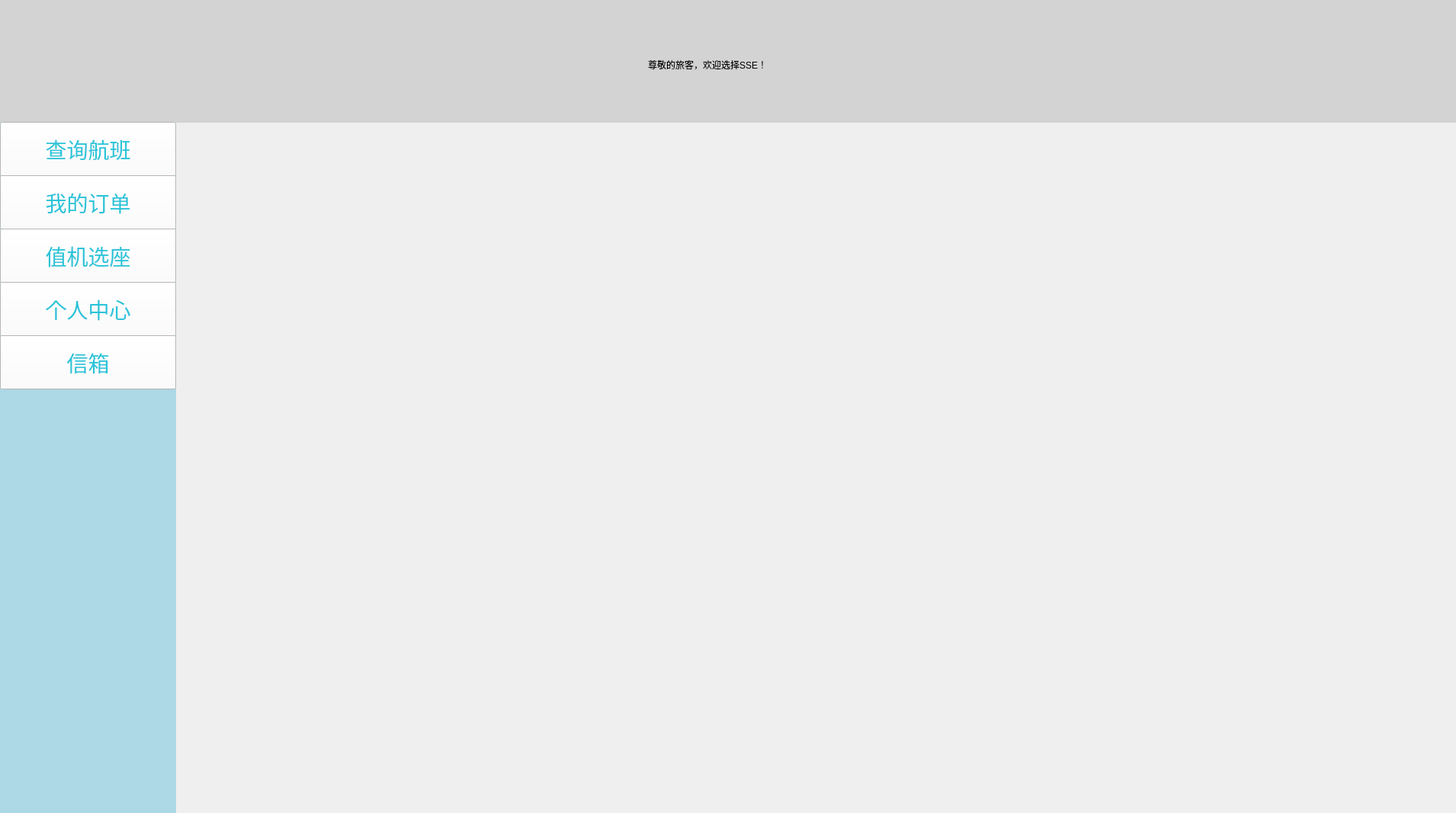
<?xml version="1.0" encoding="UTF-8"?>
<ui version="4.0">
 <class>HomePage</class>
 <widget class="QWidget" name="HomePage">
  <property name="windowModality">
   <enum>Qt::NonModal</enum>
  </property>
  <property name="geometry">
   <rect>
    <x>0</x>
    <y>0</y>
    <width>1910</width>
    <height>1067</height>
   </rect>
  </property>
  <property name="sizePolicy">
   <sizepolicy hsizetype="Maximum" vsizetype="Maximum">
    <horstretch>0</horstretch>
    <verstretch>0</verstretch>
   </sizepolicy>
  </property>
  <property name="windowTitle">
   <string>Form</string>
  </property>
  <property name="styleSheet">
   <string notr="true"/>
  </property>
  <widget class="QStackedWidget" name="stackedWidget">
   <property name="geometry">
    <rect>
     <x>220</x>
     <y>150</y>
     <width>1900</width>
     <height>911</height>
    </rect>
   </property>
   <property name="sizePolicy">
    <sizepolicy hsizetype="Maximum" vsizetype="Maximum">
     <horstretch>0</horstretch>
     <verstretch>0</verstretch>
    </sizepolicy>
   </property>
   <property name="styleSheet">
    <string notr="true"/>
   </property>
   <property name="currentIndex">
    <number>0</number>
   </property>
   <widget class="QWidget" name="page">
    <widget class="QWidget" name="widget_2" native="true">
     <property name="geometry">
      <rect>
       <x>110</x>
       <y>50</y>
       <width>579</width>
       <height>109</height>
      </rect>
     </property>
    </widget>
   </widget>
   <widget class="QWidget" name="page_2"/>
  </widget>
  <widget class="QWidget" name="widget" native="true">
   <property name="geometry">
    <rect>
     <x>0</x>
     <y>0</y>
     <width>1910</width>
     <height>161</height>
    </rect>
   </property>
   <property name="sizePolicy">
    <sizepolicy hsizetype="Maximum" vsizetype="Preferred">
     <horstretch>0</horstretch>
     <verstretch>0</verstretch>
    </sizepolicy>
   </property>
   <property name="styleSheet">
    <string notr="true">background-color: lightgrey;</string>
   </property>
   <widget class="QLabel" name="userLabel">
    <property name="geometry">
     <rect>
      <x>850</x>
      <y>30</y>
      <width>421</width>
      <height>109</height>
     </rect>
    </property>
    <property name="text">
     <string>尊敬的旅客，欢迎选择SSE！</string>
    </property>
   </widget>
   <widget class="QLabel" name="label_2">
    <property name="geometry">
     <rect>
      <x>0</x>
      <y>0</y>
      <width>231</width>
      <height>161</height>
     </rect>
    </property>
    <property name="styleSheet">
     <string notr="true">QLabel {
    border-image: url(:/new/prefix1/images/logo.jpg);
    border: 2px solid lightgrey;
}
</string>
    </property>
    <property name="text">
     <string/>
    </property>
   </widget>
  </widget>
  <widget class="QWidget" name="widget_3" native="true">
   <property name="geometry">
    <rect>
     <x>0</x>
     <y>160</y>
     <width>231</width>
     <height>911</height>
    </rect>
   </property>
   <property name="styleSheet">
    <string notr="true">background-color: lightblue;</string>
   </property>
   <widget class="QPushButton" name="searchFlightButton">
    <property name="geometry">
     <rect>
      <x>0</x>
      <y>0</y>
      <width>231</width>
      <height>71</height>
     </rect>
    </property>
    <property name="styleSheet">
     <string notr="true">QPushButton {
    font-family: &quot;Microsoft YaHei&quot;;
    font-size: 28px;
    color: #2AC4D9;
background-color:white;


}
QPushButton:hover {
background-color:#FAC85C;
}</string>
    </property>
    <property name="text">
     <string>查询航班</string>
    </property>
   </widget>
   <widget class="QPushButton" name="myOrdersButton">
    <property name="geometry">
     <rect>
      <x>0</x>
      <y>70</y>
      <width>231</width>
      <height>71</height>
     </rect>
    </property>
    <property name="styleSheet">
     <string notr="true">QPushButton {
    font-family: &quot;Microsoft YaHei&quot;;
    font-size: 28px;
    color: #2AC4D9;
background-color:white;

}
QPushButton:hover {
background-color:#FAC85C;
}</string>
    </property>
    <property name="text">
     <string>我的订单</string>
    </property>
   </widget>
   <widget class="QPushButton" name="seatsSelectButton">
    <property name="geometry">
     <rect>
      <x>0</x>
      <y>140</y>
      <width>231</width>
      <height>71</height>
     </rect>
    </property>
    <property name="styleSheet">
     <string notr="true">QPushButton {
    font-family: &quot;Microsoft YaHei&quot;;
    font-size: 28px;
    color: #2AC4D9;
background-color:white;

}
QPushButton:hover {
background-color:#FAC85C;
}</string>
    </property>
    <property name="text">
     <string>值机选座</string>
    </property>
   </widget>
   <widget class="QPushButton" name="pushButton_2">
    <property name="geometry">
     <rect>
      <x>0</x>
      <y>210</y>
      <width>231</width>
      <height>71</height>
     </rect>
    </property>
    <property name="styleSheet">
     <string notr="true">QPushButton {
    font-family: &quot;Microsoft YaHei&quot;;
    font-size: 28px;
    color: #2AC4D9;
background-color:white;

}
QPushButton:hover {
background-color:#FAC85C;
}</string>
    </property>
    <property name="text">
     <string>个人中心</string>
    </property>
   </widget>
   <widget class="QPushButton" name="pushButton">
    <property name="geometry">
     <rect>
      <x>0</x>
      <y>280</y>
      <width>231</width>
      <height>71</height>
     </rect>
    </property>
    <property name="styleSheet">
     <string notr="true">QPushButton {
    font-family: &quot;Microsoft YaHei&quot;;
    font-size: 28px;
    color: #2AC4D9;
background-color:white;

}
QPushButton:hover {
background-color:#FAC85C;
}</string>
    </property>
    <property name="text">
     <string>信箱</string>
    </property>
   </widget>
  </widget>
  <zorder>widget</zorder>
  <zorder>stackedWidget</zorder>
  <zorder>widget_3</zorder>
 </widget>
 <resources/>
 <connections/>
</ui>
